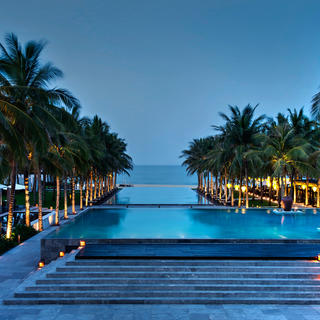
%> input picture 1.jpg, 320 x 320 px
$ octave tes.m   (GNU Octave 9; MATLAB toolbox functions it lacks are replaced by stand-ins)
%> lines starting %> are read from the running program, lines starting %| are printed output that depends on the picture
%> further down, img is the input picture: size 320x320x3 uint8; mean R, G, B 58.2, 101.9, 131
### RGBkeCMY.m
function [C,M,Y,K] = RGBkeCMY(R,G,B)
% RGBkeCMY digunakan untuk mengonversi RGB ke CMYK
% Berdasarkan Pratt (2001)
% Normalisasi RGB ke [0, 1]
R = double(R);
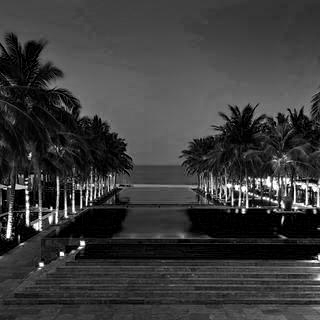
%> R: size 320x320 double; min 0, max 255, mean 58.2
G = double(G);
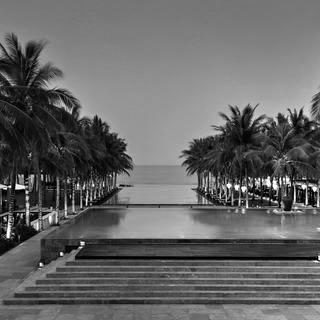
%> G: size 320x320 double; min 0, max 255, mean 101.9
B = double(B);
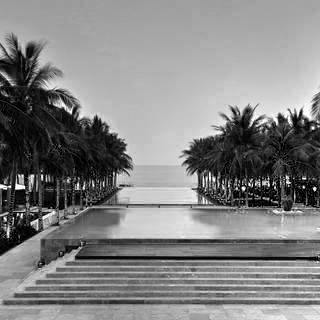
%> B: size 320x320 double; min 0, max 255, mean 131
  if max(max(R)) > 1.0 || max(max(G)) > 1.0 || max(max(B)) > 1.0
    R = double(R) / 255;
    G = double(G) / 255;
    B = double(B) / 255;
    end
      u = 0.5;
      b = 1;
      [tinggi, lebar] = size(R);
%> tinggi = 320; lebar = 320
      for m=1: tinggi
        for n=1: lebar
          Kb = min([(1-R(m,n)) (1-G(m,n)) (1-B(m,n))]);
          if Kb == 1
            C(m,n) = 0;
            M(m,n) = 0;
            Y(m,n) = 0;
          else
            C(m,n) = (1.0 - R(m,n) - u * Kb);
            M(m,n) = (1.0 - G(m,n) - u * Kb);
            Y(m,n) = (1.0 - B(m,n) - u * Kb);
            K(m,n) = b * Kb;
      end
    end
  end
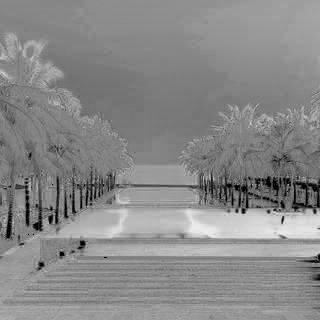
%> C: size 320x320 double; min 0, max 0.947, mean 0.538
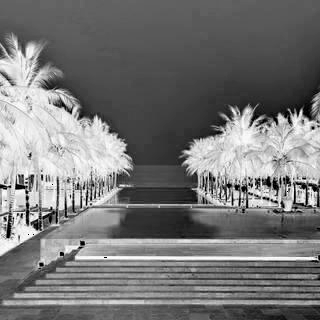
%> K: size 320x320 double; min 0, max 0.996, mean 0.467
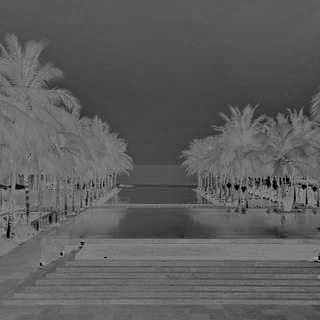
%> M: size 320x320 double; min 0, max 0.688, mean 0.367
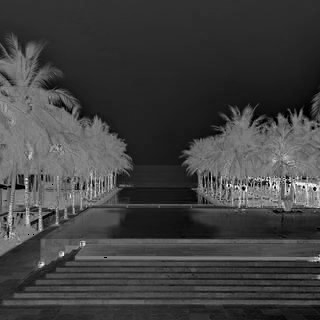
%> Y: size 320x320 double; min 0, max 0.998, mean 0.253
% Konversikan ke jangkauan [0,255]
C = uint8(C * 255);
%> C: size 320x320 uint8
M = uint8(M * 255);
%> M: size 320x320 uint8
Y = uint8(Y * 255);
%> Y: size 320x320 uint8
K = uint8(K * 255);
%> K: size 320x320 uint8


### tes.m
clear all;
img = imread('1.jpg');
[C,M,Y,K] = RGBkeCMY(img(:,:,1),img(:,:,2),img(:,:,3));
figure(1);
subplot(3,2,1);imshow(C);title('C')
subplot(3,2,2);imshow(M);title('M')
subplot(3,2,3);imshow(Y);title('Y')
subplot(3,2,4);imshow(K);title('K')
subplot(3,2,5);imshow(img);title('asli')
